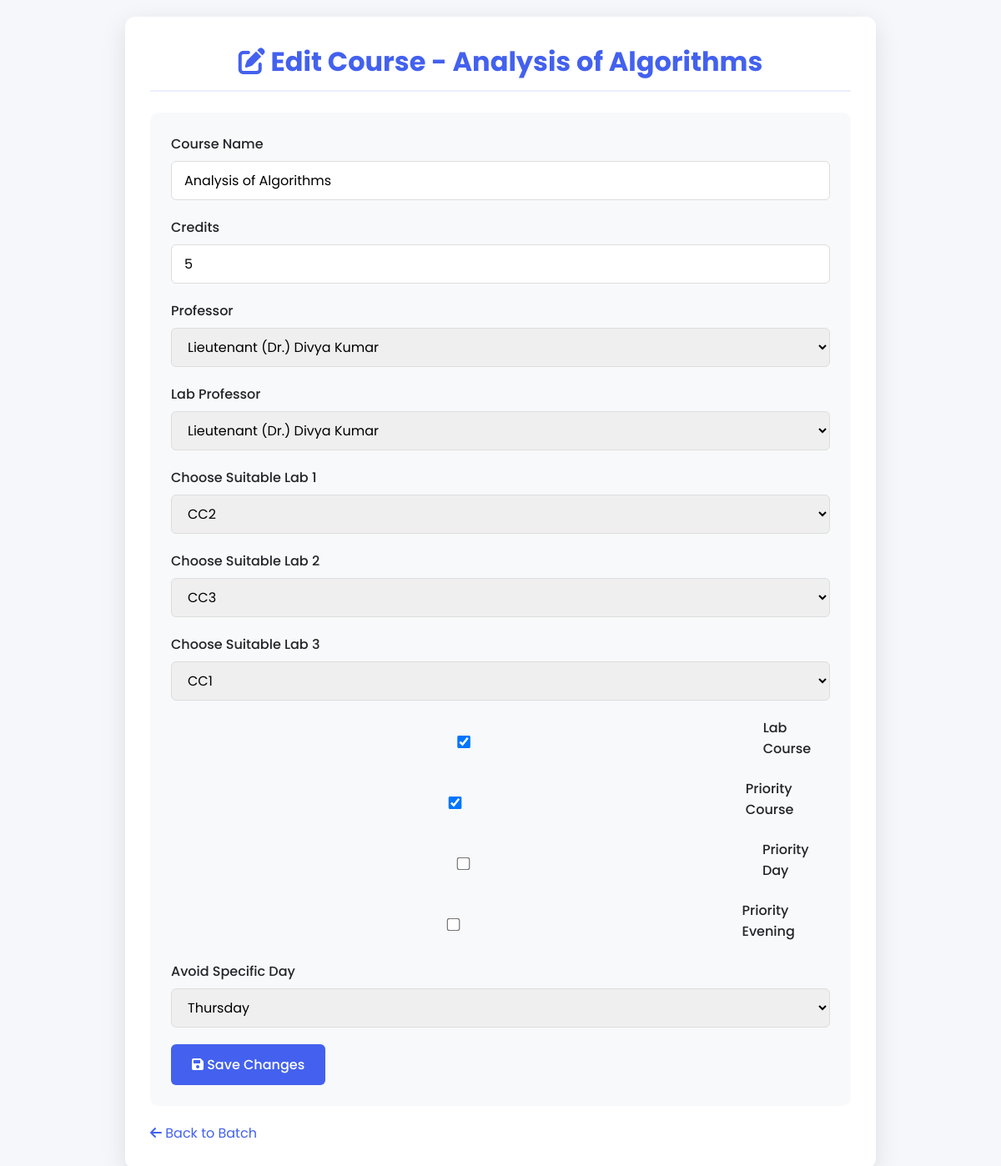
Before: /edit_course/21 with the older database file.
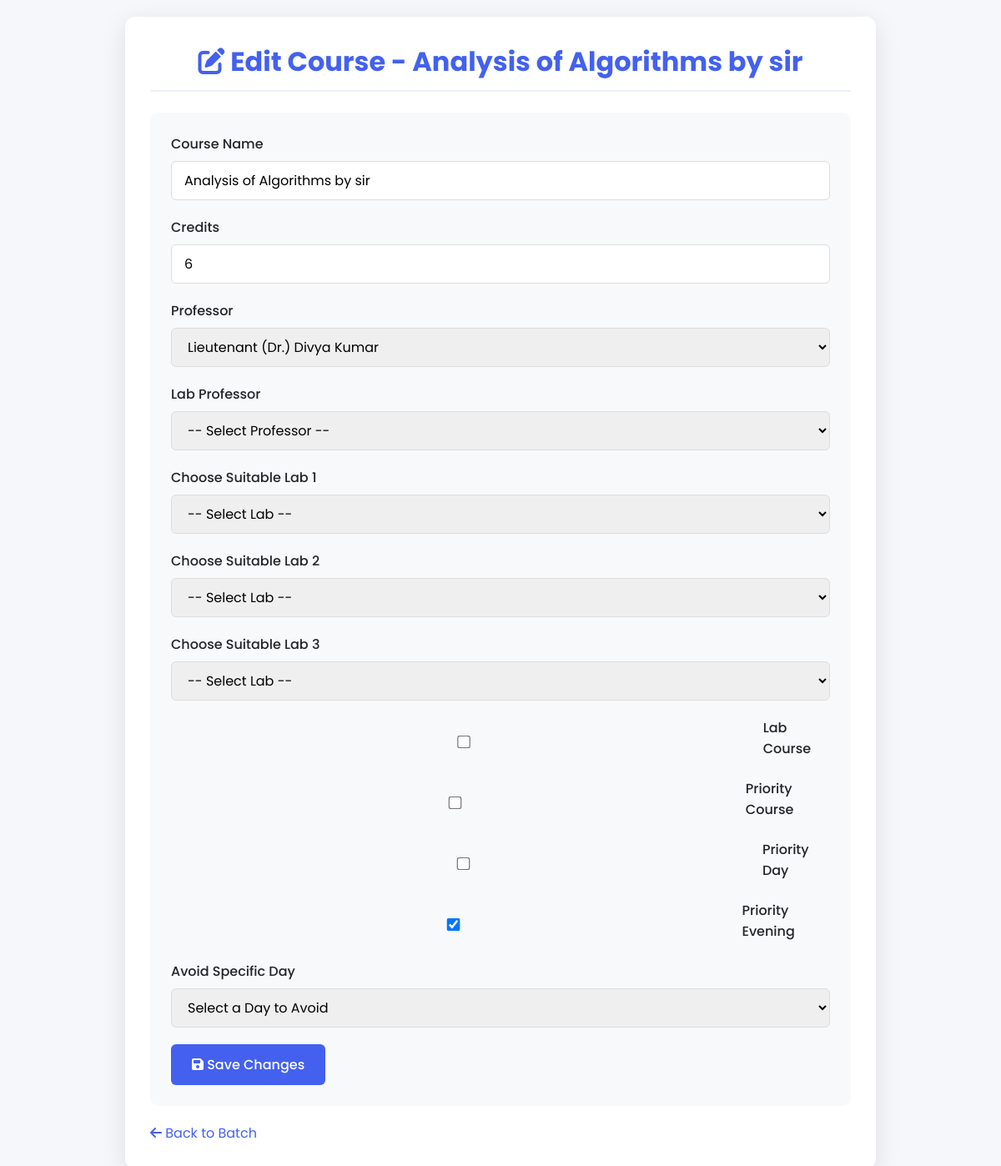
After: the same page with the newer database file.
### app.py (models this page shows)
class Course(db.Model):
    __table_args__ = (
        db.UniqueConstraint('name', 'batch_id', name='unique_course_per_batch'),
    )
    id = db.Column(db.Integer, primary_key=True)
    name = db.Column(db.String(50), nullable=False)
    credits = db.Column(db.Integer, nullable=False)
    is_lab = db.Column(db.Boolean, default=False)
    priority = db.Column(db.Boolean, default=False)# for 2 hour class
    priority_morning = db.Column(db.Boolean, default=False)# for morning shift
    priority_evening = db.Column(db.Boolean, default=False)# for evening shif
    avoid_day = db.Column(db.Integer, default=-1)# to avoid any day
    professor_id = db.Column(db.Integer, db.ForeignKey('professor.id'), nullable=True)
    lab_professor_id = db.Column(db.Integer, db.ForeignKey('professor.id'), nullable=True)
    lab_id1 = db.Column(db.Integer, db.ForeignKey('lab.id'), nullable=True)
    lab_id2= db.Column(db.Integer, db.ForeignKey('lab.id'), nullable=True)
    lab_id3 = db.Column(db.Integer, db.ForeignKey('lab.id'), nullable=True)
    batch_id= db.Column(db.Integer, db.ForeignKey('batch.id'),nullable=True)

class Professor(db.Model):
    id = db.Column(db.Integer, primary_key=True)
    name = db.Column(db.String(100), nullable=False, unique=True)
    priority_classroom_1 = db.Column(db.Integer, db.ForeignKey('building.id'), nullable=True)
    priority_classroom_2 = db.Column(db.Integer, db.ForeignKey('building.id'), nullable=True)
    priority_classroom_3 = db.Column(db.Integer, db.ForeignKey('building.id'), nullable=True)

class Lab(db.Model):
    id = db.Column(db.Integer, primary_key=True)
    name = db.Column(db.String(50), unique=True, nullable=False)
    capacity = db.Column(db.Integer, nullable=False)

### app.py (the view, shortened to what this page needs)
@app.route('/edit_course/<int:course_id>', methods=['GET', 'POST'])
def edit_course(course_id):
    course = Course.query.get_or_404(course_id)
    professors = Professor.query.all()
    labs = Lab.query.all()
    return render_template('edit_course.html',
                           course=course,
                           professors=professors,
                           classrooms=labs)

### templates/edit_course.html (shortened to what the changed rows need)
<!DOCTYPE html>
<html lang="en">
<head>
    <link rel="stylesheet" href="https://cdnjs.cloudflare.com/ajax/libs/font-awesome/6.0.0-beta3/css/all.min.css">
</head>
<body>
    <div class="container">
        <h1><i class="fas fa-edit"></i> Edit Course - {{ course.name }}</h1>
        <form method="POST">
            <div class="form-group">
                <label for="course_name">Course Name</label>
                <input type="text" id="course_name" name="course_name" value="{{ course.name }}" required>
            </div>
            <div class="form-group">
                <label for="credits">Credits</label>
                <input type="number" id="credits" name="credits" value="{{ course.credits }}" min="1" max="6" required>
            </div>
            <div class="form-group">
                <label>Professor</label>
                <select name="professor_id" required>
                    {% for prof in professors %}
                    <option value="{{ prof.id }}" {% if course.professor_id == prof.id %}selected{% endif %}>{{ prof.name }}</option>
                    {% endfor %}
                </select>
            </div>
            <div class="form-group">
                <label>Lab Professor</label>
                <select name="professor_id_lab">
                    <option value="">-- Select Professor --</option>
                    {% for prof in professors %}
                    <option value="{{ prof.id }}" {% if course.lab_professor_id == prof.id %}selected{% endif %}>{{ prof.name }}</option>
                    {% endfor %}
                </select>
            </div>
            <div class="form-group">
                <label>Choose Suitable Lab 1</label>
                <select name="lab_classroom_id1">
                    <option value="">-- Select Lab --</option>
                    {% for room in classrooms %}
                    <option value="{{ room.id }}" {% if course.lab_id1 == room.id %}selected{% endif %}>{{ room.name }}</option>
                    {% endfor %}
                </select>
            </div>
            <div class="form-group">
                <label>Choose Suitable Lab 2</label>
                <select name="lab_classroom_id2">
                    <option value="">-- Select Lab --</option>
                    {% for room in classrooms %}
                    <option value="{{ room.id }}" {% if course.lab_id2 == room.id %}selected{% endif %}>{{ room.name }}</option>
                    {% endfor %}
                </select>
            </div>
            <div class="form-group">
                <label>Choose Suitable Lab 3</label>
                <select name="lab_classroom_id3">
                    <option value="">-- Select Lab --</option>
                    {% for room in classrooms %}
                    <option value="{{ room.id }}" {% if course.lab_id3 == room.id %}selected{% endif %}>{{ room.name }}</option>
                    {% endfor %}
                </select>
            </div>
            <div class="form-row">
                <div class="checkbox-group">
                    <input type="checkbox" id="is_lab" name="is_lab" {% if course.is_lab %}checked{% endif %}>
                    <label for="is_lab">Lab Course</label>
                </div>
                <div class="checkbox-group">
                    <input type="checkbox" id="is_priority" name="is_priority" {% if course.priority %}checked{% endif %}>
                    <label for="is_priority">Priority Course</label>
                </div>
                <div class="checkbox-group">
                    <input type="checkbox" id="priority_day" name="priority_day"
                        onchange="handlePriorityCheckbox(this)">
                    <label for="priority_day">Priority Day</label>
                </div>
                <div class="checkbox-group">
                    <input type="checkbox" id="priority_day_type" name="priority_day_type"
                        {% if course.priority_evening %}checked{% endif %}
                        onchange="handlePriorityCheckbox(this)">
                    <label for="priority_day_type">Priority Evening</label>
                </div>
            </div>
            <div class="form-group">
                <label for="avoid_day">Avoid Specific Day</label>
                <select name="avoid_day" id="avoid_day">
                    <option value="">Select a Day to Avoid</option>
                    <option value="3" {% if course.avoid_day == 3 %}selected{% endif %}>Thursday</option>
                </select>
            </div>
            <button type="submit"><i class="fas fa-save"></i> Save Changes</button>
        </form>
        <a href="{{ url_for('manage_batch', batch_id=course.batch_id) }}" class="back-link"><i class="fas fa-arrow-left"></i> Back to Batch</a>
    </div>
</body>
</html>

Changed rows visible on the page:
changed Course "Lieutenant (Dr.) Divya Kumar": name "Analysis of Algorithms" → "Analysis of Algorithms by sir"; course_name "Analysis of Algorithms" → "Analysis of Algorithms by sir"; credits "5" → "6"; is_lab "☑" → "☐"; priority "☑" → "☐"; priority_evening "☐" → "☑"; professor_id_lab "Lieutenant (Dr.) Divya Kumar" → (not shown); lab_classroom_id1 "CC2" → (not shown); lab_classroom_id2 "CC3" → (not shown); lab_classroom_id3 "CC1" → (not shown); avoid_day "Thursday" → (not shown)
Other visible differences:
form field professor_id_lab: (not shown) → "-- Select Professor --"
form field lab_classroom_id1: (not shown) → "-- Select Lab --"
form field lab_classroom_id2: (not shown) → "-- Select Lab --"
form field lab_classroom_id3: (not shown) → "-- Select Lab --"
form field avoid_day: (not shown) → "Select a Day to Avoid"
